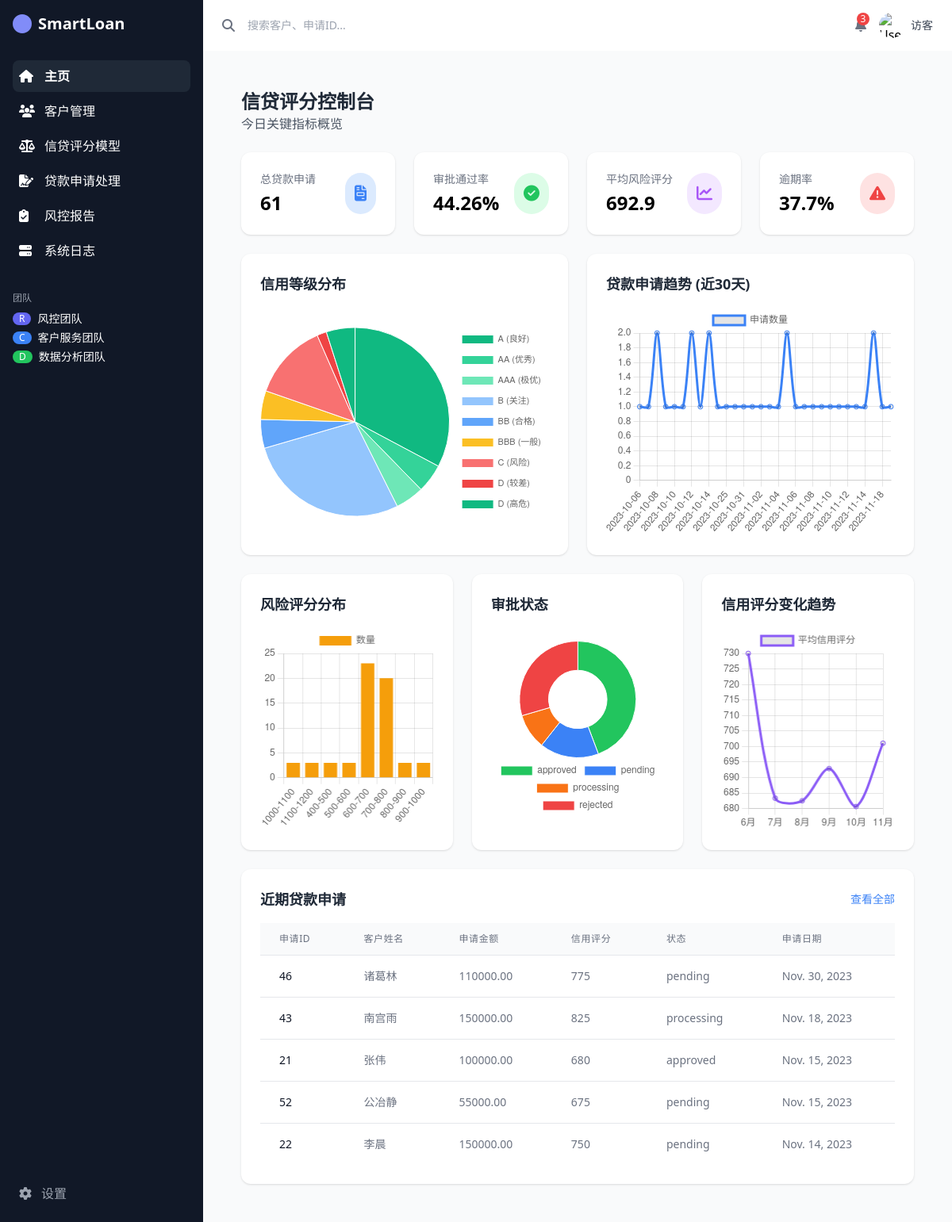
/dashboard/, run on the app's committed database.
### users/models.py (models this page shows, shortened)
class Customer(models.Model):
    GENDER_CHOICES = [
        ('男', '男'),
        ('女', '女'),
        ('其他', '其他'),
    ]
    customer_id = models.AutoField(primary_key=True)
    customer_name = models.CharField(max_length=255)
    gender = models.CharField(max_length=10, choices=GENDER_CHOICES)
    birth_date = models.DateField(null=True, blank=True)
    occupation = models.CharField(max_length=100, null=True, blank=True)
    email = models.EmailField(max_length=100, null=True, blank=True)
    phone_number = models.CharField(max_length=20, null=True, blank=True)
    address = models.CharField(max_length=255, null=True, blank=True)
    created_at = models.DateTimeField(auto_now_add=True)
    class Meta:
        db_table = 'Customer'

class LoanApplication(models.Model):
    STATUS_CHOICES = [
        ('approved', '已批准'),
        ('pending', '待审核'),
        ('processing', '处理中'),
        ('rejected', '已拒绝'),
    ]
    PAYMENT_METHOD_CHOICES = [
        ('等额本息', '等额本息'),
        ('等额本金', '等额本金'),
        ('按月付息到期还本', '按月付息到期还本'),
        ('一次性还本付息', '一次性还本付息'),
    ]
    loan_id = models.AutoField(primary_key=True)
    customer = models.ForeignKey(Customer, on_delete=models.CASCADE)
    application_amount = models.DecimalField(max_digits=10, decimal_places=2, null=True, blank=True)
    application_date = models.DateField(null=True, blank=True)
    approval_date = models.DateField(null=True, blank=True)
    loan_term = models.IntegerField(null=True, blank=True)  # 贷款期限（月）
    payment_method = models.CharField(max_length=50, choices=PAYMENT_METHOD_CHOICES, null=True, blank=True)
    status = models.CharField(max_length=50, choices=STATUS_CHOICES, null=True, blank=True)
    overdue = models.IntegerField(default=0)  # 0=正常, 1=逾期
    denied_reason = models.TextField(null=True, blank=True)
    loan_purpose = models.CharField(max_length=100, null=True, blank=True)
    interest_rate = models.DecimalField(max_digits=5, decimal_places=2, null=True, blank=True)
    created_at = models.DateTimeField(auto_now_add=True)
    class Meta:
        db_table = 'LoanApplication'

### users/views.py (the view)
# urls.py: path('dashboard/', dashboard_view, name='dashboard'),
def dashboard_view(request):
    username = request.session.get('username', '访客')  # 默认值是"访客"
    data = loan_dashboard()
    if data:
        return render(request, 'users/dashboard.html', {
            'username': username,
            **data  # 将 data 字典解包并传递给模板
        })
    else:
        return HttpResponse("数据库查询失败")

### users/templates/users/dashboard.html (shortened to what this page needs)
{% extends "base.html" %}
{% block content %}
  <main class="p-6 overflow-auto bg-gray-50">
  <div class="mb-6">
    <h1 class="text-2xl font-bold text-gray-800">信贷评分控制台</h1>
    <p class="text-gray-600">今日关键指标概览</p>
  </div>
  <div class="grid grid-cols-1 md:grid-cols-2 lg:grid-cols-4 gap-6 mb-6">
    <div class="bg-white rounded-xl shadow p-6">
      <div class="flex justify-between items-center">
        <div>
          <p class="text-gray-500 text-sm">总贷款申请</p>
          <h3 class="text-2xl font-bold mt-1">{{ total_applications }}</h3>
        </div>
        <div class="bg-blue-100 p-3 rounded-full">
          <i class="fas fa-file-invoice text-blue-500 text-xl"></i>
        </div>
      </div>
    </div>
    <div class="bg-white rounded-xl shadow p-6">
      <div class="flex justify-between items-center">
        <div>
          <p class="text-gray-500 text-sm">审批通过率</p>
          <h3 class="text-2xl font-bold mt-1">{{ approval_rate }}%</h3>
        </div>
        <div class="bg-green-100 p-3 rounded-full">
          <i class="fas fa-check-circle text-green-500 text-xl"></i>
        </div>
      </div>
    </div>
    <div class="bg-white rounded-xl shadow p-6">
      <div class="flex justify-between items-center">
        <div>
          <p class="text-gray-500 text-sm">平均风险评分</p>
          <h3 class="text-2xl font-bold mt-1">{{ avg_credit_score }}</h3>
        </div>
        <div class="bg-purple-100 p-3 rounded-full">
          <i class="fas fa-chart-line text-purple-500 text-xl"></i>
        </div>
      </div>
    </div>
    <div class="bg-white rounded-xl shadow p-6">
      <div class="flex justify-between items-center">
        <div>
          <p class="text-gray-500 text-sm">逾期率</p>
          <h3 class="text-2xl font-bold mt-1">{{ overdue_rate }}%</h3>
        </div>
        <div class="bg-red-100 p-3 rounded-full">
          <i class="fas fa-exclamation-triangle text-red-500 text-xl"></i>
        </div>
      </div>
    </div>
  </div>
  <div class="grid grid-cols-1 lg:grid-cols-2 gap-6 mb-6">
    <div class="bg-white rounded-xl shadow p-6">
      <h3 class="text-lg font-semibold text-gray-800 mb-4">信用等级分布</h3>
      <div class="h-72">
        <canvas id="creditDistributionChart"></canvas>
      </div>
    </div>
    <div class="bg-white rounded-xl shadow p-6">
      <h3 class="text-lg font-semibold text-gray-800 mb-4">贷款申请趋势 (近30天)</h3>
      <div class="h-72">
        <canvas id="applicationTrendChart"></canvas>
      </div>
    </div>
  </div>
  <div class="grid grid-cols-1 lg:grid-cols-3 gap-6 mb-6">
    <div class="bg-white rounded-xl shadow p-6">
      <h3 class="text-lg font-semibold text-gray-800 mb-4">风险评分分布</h3>
      <div class="h-64">
        <canvas id="riskScoreChart"></canvas>
      </div>
    </div>
    <div class="bg-white rounded-xl shadow p-6">
      <h3 class="text-lg font-semibold text-gray-800 mb-4">审批状态</h3>
      <div class="h-64 flex items-center justify-center">
        <canvas id="approvalStatusChart" class="max-h-56"></canvas>
      </div>
    </div>
    <div class="bg-white rounded-xl shadow p-6">
      <h3 class="text-lg font-semibold text-gray-800 mb-4">信用评分变化趋势</h3>
      <div class="h-64">
        <canvas id="scoreTrendChart"></canvas>
      </div>
    </div>
  </div>
  <div class="bg-white rounded-xl shadow p-6">
    <div class="flex justify-between items-center mb-4">
      <h3 class="text-lg font-semibold text-gray-800">近期贷款申请</h3>
      <a href="#" class="text-sm text-blue-500 hover:text-blue-700">查看全部</a>
    </div>
    <div class="overflow-x-auto">
      <table class="min-w-full divide-y divide-gray-200">
        <thead class="bg-gray-50">
          <tr>
            <th class="px-6 py-3 text-left text-xs font-medium text-gray-500 uppercase tracking-wider">申请ID</th>
            <th class="px-6 py-3 text-left text-xs font-medium text-gray-500 uppercase tracking-wider">客户姓名</th>
            <th class="px-6 py-3 text-left text-xs font-medium text-gray-500 uppercase tracking-wider">申请金额</th>
            <th class="px-6 py-3 text-left text-xs font-medium text-gray-500 uppercase tracking-wider">信用评分</th>
            <th class="px-6 py-3 text-left text-xs font-medium text-gray-500 uppercase tracking-wider">状态</th>
            <th class="px-6 py-3 text-left text-xs font-medium text-gray-500 uppercase tracking-wider">申请日期</th>
          </tr>
        </thead>
        <tbody class="bg-white divide-y divide-gray-200">
          {% for loan in recent_loans %}
            <tr>
              <td class="px-6 py-4 whitespace-nowrap text-sm font-medium text-gray-900">{{ loan.loan_id }}</td>
              <td class="px-6 py-4 whitespace-nowrap text-sm text-gray-500">{{ loan.customer_name }}</td>
              <td class="px-6 py-4 whitespace-nowrap text-sm text-gray-500">{{ loan.application_amount }}</td>
              <td class="px-6 py-4 whitespace-nowrap text-sm text-gray-500">{{ loan.credit_score }}</td>
              <td class="px-6 py-4 whitespace-nowrap text-sm text-gray-500">{{ loan.status }}</td>
              <td class="px-6 py-4 whitespace-nowrap text-sm text-gray-500">{{ loan.application_date }}</td>
            </tr>
          {% endfor %}
        </tbody>
      </table>
    </div>
  </div>
</main>
<script>
  const creditCtx = document.getElementById('creditDistributionChart').getContext('2d');
  const creditChart = new Chart(creditCtx, {
    type: 'pie',
    data: {
      labels: [
        {% for row in score_distribution %}
          "{{ row.credit_score_range }}"{% if not forloop.last %},{% endif %}
        {% endfor %}
      ],
      datasets: [{
        data: [
          {% for row in score_distribution %}
            {{ row.count }}{% if not forloop.last %},{% endif %}
          {% endfor %}
        ],
        backgroundColor: ['#10B981', '#34D399', '#6EE7B7', '#93C5FD', '#60A5FA', '#FBBF24', '#F87171', '#EF4444'],
        borderWidth: 1
      }]
    },
    options: {
      responsive: true,
      maintainAspectRatio: false,
      plugins: {
        legend: {
          position: 'right',
          labels: {
            font: { size: 11 },
            padding: 15
          }
        }
      }
    }
  });
</script>
<script>
  const creditCtx = document.getElementById('creditDistributionChart').getContext('2d');
  new Chart(creditCtx, {
    type: 'pie',
    data: {
      labels: [
        {% for row in score_distribution %}
          "{{ row.credit_score_range }}"{% if not forloop.last %},{% endif %}
        {% endfor %}
      ],
      datasets: [{
        data: [
          {% for row in score_distribution %}
            {{ row.count }}{% if not forloop.last %},{% endif %}
          {% endfor %}
        ],
        backgroundColor: ['#4CAF50', '#2196F3', '#9C27B0', '#F44336', '#FFEB3B', '#FF9800', '#FF5722', '#00BCD4'],
        borderWidth: 1
      }]
    },
    options: {
      responsive: true,
      maintainAspectRatio: false,
      plugins: { legend: { position: 'right' } }
    }
  });
</script>
<script>
  const appTrendCtx = document.getElementById('applicationTrendChart').getContext('2d');
  new Chart(appTrendCtx, {
    type: 'line',
    data: {
      labels: [
        {% for row in application_trend reversed %}
          "{{ row.formatted_date }}"{% if not forloop.last %},{% endif %}
        {% endfor %}
      ],
      datasets: [{
        label: '申请数量',
        data: [
          {% for row in application_trend reversed %}
            {{ row.count }}{% if not forloop.last %},{% endif %}
          {% endfor %}
        ],
        fill: false,
        borderColor: '#3B82F6',
        tension: 0.3,
        pointRadius: 3
      }]
    },
    options: {
      responsive: true,
      maintainAspectRatio: false,
      scales: { x: { display: true }, y: { beginAtZero: true } }
    }
  });
</script>
<script>
  const riskScoreCtx = document.getElementById('riskScoreChart').getContext('2d');
  new Chart(riskScoreCtx, {
    type: 'bar',
    data: {
      labels: [
        {% for row in risk_score_distribution %}
          "{{ row.risk_score_range }}"{% if not forloop.last %},{% endif %}
        {% endfor %}
      ],
      datasets: [{
        label: '数量',
        data: [
          {% for row in risk_score_distribution %}
            {{ row.count }}{% if not forloop.last %},{% endif %}
          {% endfor %}
        ],
        backgroundColor: '#F59E0B'
      }]
    },
    options: {
      responsive: true,
      maintainAspectRatio: false,
      scales: { y: { beginAtZero: true } }
    }
  });
</script>
<script>
  const approvalStatusCtx = document.getElementById('approvalStatusChart').getContext('2d');
  new Chart(approvalStatusCtx, {
    type: 'doughnut',
    data: {
      labels: [
        {% for row in approval_status_distribution %}
          "{{ row.status }}"{% if not forloop.last %},{% endif %}
        {% endfor %}
      ],
      datasets: [{
        data: [
          {% for row in approval_status_distribution %}
            {{ row.count }}{% if not forloop.last %},{% endif %}
          {% endfor %}
        ],
        backgroundColor: ['#22C55E', '#3B82F6', '#F97316', '#EF4444'],
        borderWidth: 1
      }]
    },
    options: {
      responsive: true,
      maintainAspectRatio: false,
      plugins: { legend: { position: 'bottom' } }
    }
  });
</script>
<script>
  const scoreTrendCtx = document.getElementById('scoreTrendChart').getContext('2d');
  new Chart(scoreTrendCtx, {
    type: 'line',
    data: {
      labels: [
        {% for row in score_trend %}
          "{{ row.month }}"{% if not forloop.last %},{% endif %}
        {% endfor %}
      ],
      datasets: [{
        label: '平均信用评分',
        data: [
          {% for row in score_trend %}
            {{ row.avg_score }}{% if not forloop.last %},{% endif %}
          {% endfor %}
        ],
        fill: false,
        borderColor: '#8B5CF6',
        tension: 0.3,
        pointRadius: 3
      }]
    },
    options: {
      responsive: true,
      maintainAspectRatio: false,
      scales: { y: { beginAtZero: false } }
    }
  });
</script>
</body>
</html>
{% endblock %}

### users/templates/base.html (shortened to what this page needs)
{% load static %}
<!DOCTYPE html>
<html lang="zh">
<head>
  <script src="https://cdn.tailwindcss.com"></script>
  <link rel="stylesheet" href="https://cdnjs.cloudflare.com/ajax/libs/font-awesome/6.4.0/css/all.min.css">
</head>
<body class="h-screen bg-gray-50 font-sans">
<div class="flex h-full">
  <aside class="w-64 bg-gray-900 text-white flex flex-col justify-between p-4">
    <div>
      <div class="flex items-center space-x-2 mb-8">
        <svg class="w-6 h-6 text-indigo-400" fill="currentColor" viewBox="0 0 20 20"><path d="M10 0C4.5 0 0 4.5 0 10s4.5 10 10 10 10-4.5 10-10S15.5 0 10 0z"/></svg>
        <span class="text-xl font-bold">SmartLoan</span>
      </div>
      <nav class="space-y-1">
        <a href="{% url 'dashboard' %}" class="flex items-center p-2 rounded-lg hover:bg-gray-800 {% if request.path == '/dashboard/' %}bg-gray-800 font-semibold{% endif %}">
          <i class="fas fa-home w-5 mr-3"></i>主页
        </a>
        <a href="{% url 'customer_list' %}" class="flex items-center p-2 rounded-lg hover:bg-gray-800 {% if request.path == '/customers/' %}bg-gray-800 font-semibold{% endif %}">
          <i class="fas fa-users w-5 mr-3"></i>客户管理
        </a>
        <a href="#" class="flex items-center p-2 rounded-lg hover:bg-gray-800">
          <i class="fas fa-balance-scale w-5 mr-3"></i>信贷评分模型
        </a>
        <a href="#" class="flex items-center p-2 rounded-lg hover:bg-gray-800">
          <i class="fas fa-file-signature w-5 mr-3"></i>贷款申请处理
        </a>
        <a href="#" class="flex items-center p-2 rounded-lg hover:bg-gray-800">
          <i class="fas fa-clipboard-check w-5 mr-3"></i>风控报告
        </a>
        <a href="#" class="flex items-center p-2 rounded-lg hover:bg-gray-800">
          <i class="fas fa-server w-5 mr-3"></i>系统日志
        </a>
      </nav>
      <div class="mt-8">
        <p class="text-xs text-gray-400 uppercase mb-2">团队</p>
        <ul class="space-y-1 text-sm">
          <li class="flex items-center space-x-2 text-white"><span class="bg-indigo-500 rounded-full px-2 text-xs">R</span><span>风控团队</span></li>
          <li class="flex items-center space-x-2 text-white"><span class="bg-blue-500 rounded-full px-2 text-xs">C</span><span>客户服务团队</span></li>
          <li class="flex items-center space-x-2 text-white"><span class="bg-green-500 rounded-full px-2 text-xs">D</span><span>数据分析团队</span></li>
        </ul>
      </div>
    </div>
    <div class="mt-6">
      <a href="#" class="flex items-center p-2 text-gray-400 hover:text-white">
        <i class="fas fa-cog w-5 mr-2"></i>设置
      </a>
    </div>
  </aside>
  <div class="flex-1 flex flex-col overflow-hidden">
    <header class="flex justify-between items-center px-6 py-4 bg-white shadow">
      <div class="flex items-center space-x-4">
        <i class="fas fa-search text-gray-500"></i>
        <input type="text" placeholder="搜索客户、申请ID..." class="border-none focus:ring-0 text-sm bg-transparent w-64" />
      </div>
      <div class="flex items-center space-x-4">
        <button class="text-gray-500 hover:text-gray-700 relative">
          <i class="fas fa-bell"></i>
          <span class="absolute -top-1 -right-1 bg-red-500 text-white rounded-full text-xs w-4 h-4 flex items-center justify-center">3</span>
        </button>
        <div class="flex items-center space-x-2">
          <img class="w-8 h-8 rounded-full" src="{% static 'users/avatar.jpg' %}" alt="User avatar">
          <span class="text-sm font-medium text-gray-700">{{ username }}</span>
        </div>
      </div>
    </header>
    <main class="p-6 overflow-auto bg-gray-50">
      {% block content %}{% endblock %}
</body>
</html>

### data on the page
Customer: customer_name "诸葛林"
LoanApplication: application_amount "110000.00", status "pending", application_date "Nov. 30, 2023"
Customer: customer_name "南宫雨"
LoanApplication: application_amount "150000.00", status "processing", application_date "Nov. 18, 2023"
Customer: customer_name "张伟"
LoanApplication: application_amount "100000.00", status "approved", application_date "Nov. 15, 2023"
Customer: customer_name "公冶静"
LoanApplication: application_amount "55000.00", status "pending", application_date "Nov. 15, 2023"
Customer: customer_name "李晨"
LoanApplication: application_amount "150000.00", status "pending", application_date "Nov. 14, 2023"

### other printed values
{{ username }} "访客"
{{ total_applications }} "61"
{{ approval_rate }} "44.26"
{{ avg_credit_score }} "692.9"
{{ overdue_rate }} "37.7"
{{ loan.loan_id }} "46" "43" "21" "52" "22"
{{ loan.credit_score }} "775" "825" "680" "675" "750"
chart data {{ row.credit_score_range }} A (良好), AA (优秀), AAA (极优), B (关注), BB (合格), BBB (一般), C (风险), D (较差), D (高危)
chart data {{ row.count }} 20, 3, 3, 17, 3, 3, 8, 1, 3
